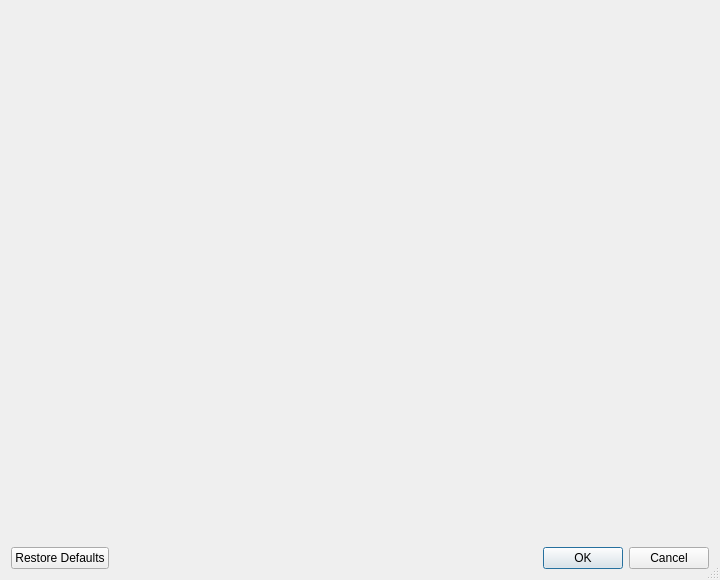
<?xml version="1.0" encoding="UTF-8"?>
<ui version="4.0">
 <class>OLSBasicProperties</class>
 <widget class="QDialog" name="OLSBasicProperties">
  <property name="geometry">
   <rect>
    <x>0</x>
    <y>0</y>
    <width>720</width>
    <height>580</height>
   </rect>
  </property>
  <property name="windowTitle">
   <string>Properties</string>
  </property>
  <property name="sizeGripEnabled">
   <bool>true</bool>
  </property>
  <layout class="QVBoxLayout" name="verticalLayout">
   <item>
    <widget class="QSplitter" name="windowSplitter">
     <property name="minimumSize">
      <size>
       <width>0</width>
       <height>400</height>
      </size>
     </property>
     <property name="orientation">
      <enum>Qt::Vertical</enum>
     </property>
     <property name="childrenCollapsible">
      <bool>false</bool>
     </property>
     <widget class="QFrame" name="propertiesFrame">
      <property name="sizePolicy">
       <sizepolicy hsizetype="Preferred" vsizetype="Expanding">
        <horstretch>0</horstretch>
        <verstretch>1</verstretch>
       </sizepolicy>
      </property>
      <property name="frameShape">
       <enum>QFrame::NoFrame</enum>
      </property>
      <property name="frameShadow">
       <enum>QFrame::Plain</enum>
      </property>
      <layout class="QVBoxLayout" name="propertiesLayout">
       <property name="leftMargin">
        <number>0</number>
       </property>
       <property name="topMargin">
        <number>0</number>
       </property>
       <property name="rightMargin">
        <number>0</number>
       </property>
       <property name="bottomMargin">
        <number>0</number>
       </property>
      </layout>
     </widget>
    </widget>
   </item>
   <item alignment="Qt::AlignBottom">
    <widget class="QDialogButtonBox" name="buttonBox">
     <property name="standardButtons">
      <set>QDialogButtonBox::Cancel|QDialogButtonBox::Ok|QDialogButtonBox::RestoreDefaults</set>
     </property>
    </widget>
   </item>
  </layout>
 </widget>
 <resources/>
 <connections/>
</ui>
